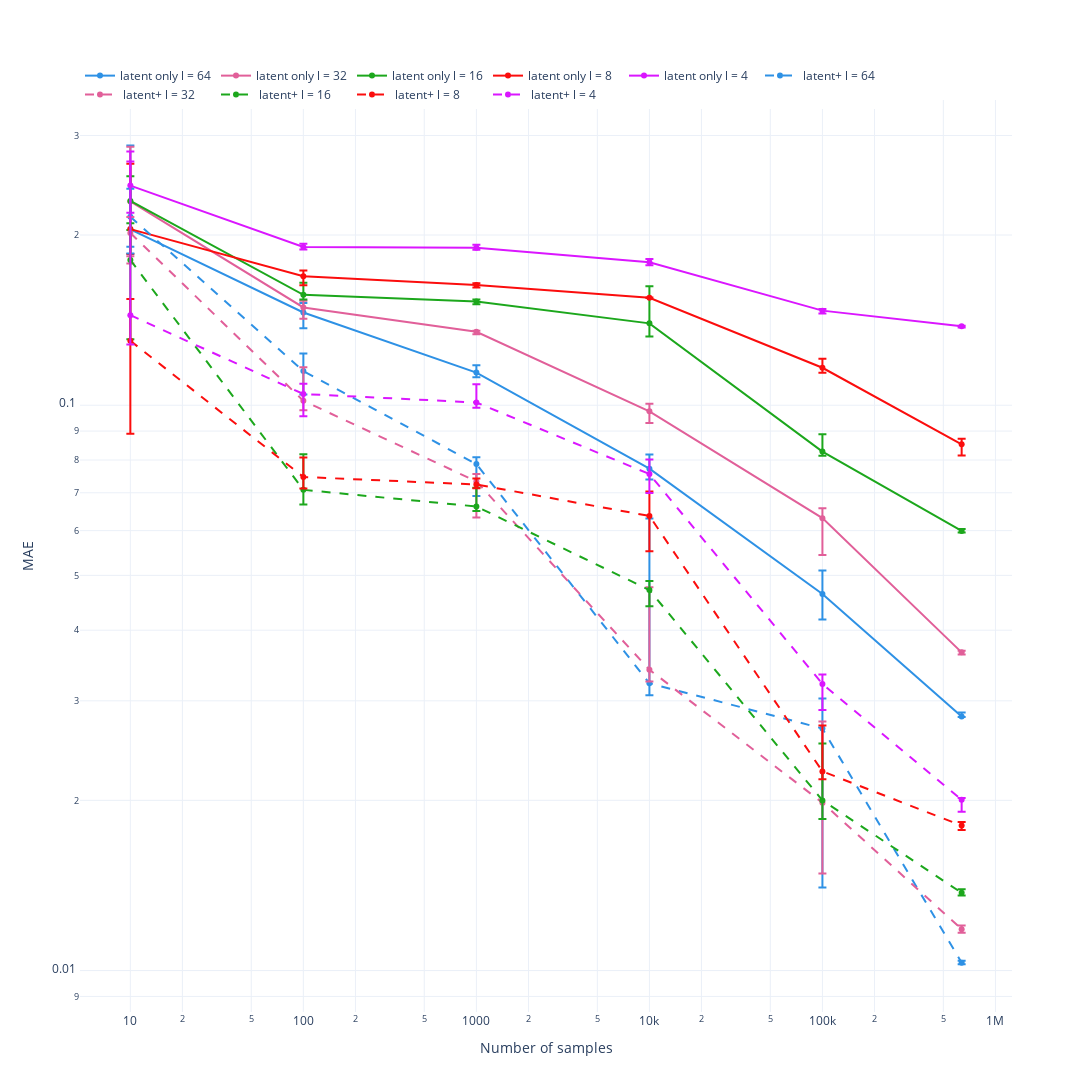

The cell this chart's notebook holds for it:
### Code cell
fig = go.Figure()

for j,i in enumerate([64,32,16,8,4]):

    fig.add_trace(go.Scatter(x = latent_only[latent_only['Latent units'] == i].groupby('N samples').median().reset_index()['N samples'], 
                     y = latent_only[latent_only['Latent units'] == i].groupby('N samples').median().reset_index()['MAE'], 
                             mode = 'markers+lines',
                             name = 'latent only l = ' + str(i),
    #                  log_x = True, 
    #                  log_y=True,
                     error_y=dict(
                        type='data',
                        symmetric=False,
                         array = (latent_only[latent_only['Latent units'] == i].groupby('N samples').max()  - latent_only[latent_only['Latent units'] == i].groupby('N samples').median())['MAE'], 
                         arrayminus = (latent_only[latent_only['Latent units'] == i].groupby('N samples').median() - latent_only[latent_only['Latent units'] == i].groupby('N samples').min())['MAE'],
                     ),
                     line_color = px.colors.qualitative.Dark24[j],
                    ))

for j,i in enumerate([64,32,16,8,4]):

    fig.add_trace(go.Scatter(x = latent_dc_pr_pow[latent_dc_pr_pow['Latent units'] == i].groupby('N samples').median().reset_index()['N samples'], 
                     y = latent_dc_pr_pow[latent_dc_pr_pow['Latent units'] == i].groupby('N samples').median().reset_index()['MAE'], 
                             line_dash = 'dash',
                             mode = 'markers+lines',
                             name = ' latent+ l = ' + str(i),
    #                  log_x = True, 
    #                  log_y=True,
                     error_y=dict(
                        type='data',
                        symmetric=False,
                         array = (latent_dc_pr_pow[latent_dc_pr_pow['Latent units'] == i].groupby('N samples').max()  - latent_dc_pr_pow[latent_dc_pr_pow['Latent units'] == i].groupby('N samples').median())['MAE'], 
                         arrayminus = (latent_dc_pr_pow[latent_dc_pr_pow['Latent units'] == i].groupby('N samples').median() - latent_dc_pr_pow[latent_dc_pr_pow['Latent units'] == i].groupby('N samples').min())['MAE'],
                     ),
                     line_color = px.colors.qualitative.Dark24[j],
                    ))
    
# fig.add_trace(go.Scatter(x = [10, 637801], 
#                      y = [error_estimate, error_estimate], 
# #                              line_dash = 'dash',
#                              mode = 'lines',
#                              name = 'Measurement error',
#     #                  log_x = True, 
#     #                  log_y=True,
# #                      error_y=dict(
# #                         type='data',
# #                         symmetric=False,
# #                          array = (latent_dc_pr_pow[latent_dc_pr_pow['Latent units'] == i].groupby('N samples').max()  - latent_dc_pr_pow[latent_dc_pr_pow['Latent units'] == i].groupby('N samples').median())['MSE'], 
# #                          arrayminus = (latent_dc_pr_pow[latent_dc_pr_pow['Latent units'] == i].groupby('N samples').median() - latent_dc_pr_pow[latent_dc_pr_pow['Latent units'] == i].groupby('N samples').min())['MSE'],
# #                      ),
#                      line_color = px.colors.qualitative.Dark24[j+1],
#                     ))


# fig.add_trace(go.Scatter(x = size_sweep_frame_power_pressure.groupby('N samples').median().reset_index()['N samples'], 
#                  y = size_sweep_frame_power_pressure.groupby('N samples').median().reset_index()['MSE'], 
#                          mode = 'markers',
#                          name = 'Latent+Pressure+RF Power',
# #                  log_x = True, 
# #                  log_y=True,
#                  error_y=dict(
#                     type='data',
#                     symmetric=False,
#                      array = (size_sweep_frame_power_pressure.groupby('N samples').max()  - size_sweep_frame_power_pressure.groupby('N samples').median())['MSE'], 
#                      arrayminus = (size_sweep_frame_power_pressure.groupby('N samples').median() - size_sweep_frame_power_pressure.groupby('N samples').min())['MSE'],
#                  )
# #                  line_color = px.colors.qualitative.Dark24[0]
#                 ))

fig.update_xaxes(type="log", title = 'Number of samples')
fig.update_yaxes(type="log", title = 'MAE')

fig.update_layout(template = 'plotly_white', width = 1200, height = 1200, legend=dict(
    orientation="h",
    yanchor="bottom",
    y=0.99,
    xanchor="left",
    x=-0.00,
))
# fig = px.scatter(y = [y_train, y_test])
fig.show()

fig.write_image("images/dc_bias_predictions.png")
fig.write_image("images/dc_bias_predictions.svg")
fig.write_image("images/dc_bias_predictions.eps")

# fig.update_layout(marker=dict(color='green', size=4))

# fig2 = px.scatter(size_sweep_frame_power_pressure.groupby('N samples').median().reset_index(), 
#                  x = 'N samples', 
#                  y = 'MSE', 
#                  log_x = True, 
#                  log_y=True,
#                  error_y = (size_sweep_frame_power_pressure.groupby('N samples').max()  - size_sweep_frame_power_pressure.groupby('N samples').median())['MSE'], 
#                  error_y_minus = (size_sweep_frame_power_pressure.groupby('N samples').median() - size_sweep_frame_power_pressure.groupby('N samples').min())['MSE'],
# #                  line_color = px.colors.qualitative.Dark24[1]
#                 )

# fig.add_trace(fig2.data[0])

# fig.update_layout(showlegend = True, legend_title_text='Trend')



# fig.show('notebook')

### Figure 1 — Plotly figure (JSON) as saved in the notebook; plotly's stock layout.template omitted (floating-point values rounded to 4 significant figures)
{"data": [{"error_y": {"array": [0.08322, 0.005785, 0.00347, 0.004617, 0.00467, 0.0004486], "arrayminus": [0.01392, 0.009108, 0.002108, 0.003349, 0.004572, 6.848e-05], "symmetric": false, "type": "data"}, "line": {"color": "#2E91E5"}, "mode": "markers+lines", "name": "latent only l = 64", "type": "scatter", "x": [10, 100, 1000, 10000, 100000, 637801], "y": [0.2047, 0.1459, 0.1142, 0.07722, 0.04636, 0.02816]}, {"error_y": {"array": [0.05709, 0.004061, 0.0005132, 0.00303, 0.002624, 0.0002327], "arrayminus": [0.046, 0.006756, 0.00135, 0.004503, 0.008809, 0.0003013], "symmetric": false, "type": "data"}, "line": {"color": "#E15F99"}, "mode": "markers+lines", "name": "latent only l = 32", "type": "scatter", "x": [10, 100, 1000, 10000, 100000, 637801], "y": [0.2294, 0.1489, 0.1349, 0.09754, 0.06314, 0.03655]}, {"error_y": {"array": [0.02434, 0.007932, 0.001135, 0.02282, 0.006013, 0.0004963], "arrayminus": [0.02565, 0.002863, 0.001782, 0.007303, 0.001413, 0.0004128], "symmetric": false, "type": "data"}, "line": {"color": "#1CA71C"}, "mode": "markers+lines", "name": "latent only l = 16", "type": "scatter", "x": [10, 100, 1000, 10000, 100000, 637801], "y": [0.2298, 0.1568, 0.1526, 0.1396, 0.0828, 0.05993]}, {"error_y": {"array": [0.06254, 0.004025, 0.001137, 0.0001965, 0.00435, 0.002011], "arrayminus": [0.01982, 0.006096, 0.00158, 0.0001554, 0.002325, 0.003746], "symmetric": false, "type": "data"}, "line": {"color": "#FB0D0D"}, "mode": "markers+lines", "name": "latent only l = 8", "type": "scatter", "x": [10, 100, 1000, 10000, 100000, 637801], "y": [0.2049, 0.1691, 0.1631, 0.1549, 0.1165, 0.08527]}, {"error_y": {"array": [0.02515, 0.002509, 0.002247, 0.002313, 0.0009902, 0.0003176], "arrayminus": [0.02557, 0.002085, 0.001514, 0.002137, 0.001711, 0.0006844], "symmetric": false, "type": "data"}, "line": {"color": "#DA16FF"}, "mode": "markers+lines", "name": "latent only l = 4", "type": "scatter", "x": [10, 100, 1000, 10000, 100000, 637801], "y": [0.2446, 0.1905, 0.1899, 0.1791, 0.147, 0.1379]}, {"error_y": {"array": [0.02584, 0.008531, 0.002225, 0.03084, 0.003469, 8.208e-05], "arrayminus": [0.03011, 0.0104, 0.009619, 0.001542, 0.01278, 6.955e-05], "symmetric": false, "type": "data"}, "line": {"color": "#2E91E5", "dash": "dash"}, "mode": "markers+lines", "name": " latent+ l = 64", "type": "scatter", "x": [10, 100, 1000, 10000, 100000, 637801], "y": [0.2155, 0.1149, 0.07869, 0.03222, 0.0268, 0.01033]}, {"error_y": {"array": [0.01357, 0.01491, 0.002273, 0.01359, 0.007767, 0.0001743], "arrayminus": [0.02359, 0.003882, 0.01002, 0.001597, 0.004966, 0.0001784], "symmetric": false, "type": "data"}, "line": {"color": "#E15F99", "dash": "dash"}, "mode": "markers+lines", "name": " latent+ l = 32", "type": "scatter", "x": [10, 100, 1000, 10000, 100000, 637801], "y": [0.2017, 0.1018, 0.07333, 0.03406, 0.01981, 0.01184]}, {"error_y": {"array": [0.02911, 0.01105, 0.005223, 0.001748, 0.005207, 0.0001953], "arrayminus": [0.04984, 0.004073, 0.001222, 0.003035, 0.001453, 0.0001452], "symmetric": false, "type": "data"}, "line": {"color": "#1CA71C", "dash": "dash"}, "mode": "markers+lines", "name": " latent+ l = 16", "type": "scatter", "x": [10, 100, 1000, 10000, 100000, 637801], "y": [0.1807, 0.07084, 0.0662, 0.04712, 0.02, 0.01372]}, {"error_y": {"array": [0.02411, 0.006136, 0.001803, 0.006694, 0.004631, 0.0002629], "arrayminus": [0.041, 0.003432, 0.001103, 0.008547, 0.0007011, 0.0003157], "symmetric": false, "type": "data"}, "line": {"color": "#FB0D0D", "dash": "dash"}, "mode": "markers+lines", "name": " latent+ l = 8", "type": "scatter", "x": [10, 100, 1000, 10000, 100000, 637801], "y": [0.13, 0.07465, 0.07241, 0.06371, 0.02251, 0.01805]}, {"error_y": {"array": [0.1367, 0.004441, 0.007807, 0.00458, 0.001248, 0.0001634], "arrayminus": [0.01628, 0.009035, 0.00217, 0.005619, 0.003238, 0.0009496], "symmetric": false, "type": "data"}, "line": {"color": "#DA16FF", "dash": "dash"}, "mode": "markers+lines", "name": " latent+ l = 4", "type": "scatter", "x": [10, 100, 1000, 10000, 100000, 637801], "y": [0.1443, 0.1047, 0.1011, 0.07555, 0.03213, 0.02004]}], "layout": {"height": 1200, "legend": {"orientation": "h", "x": 0, "xanchor": "left", "y": 0.99, "yanchor": "bottom"}, "width": 1200, "xaxis": {"title": {"text": "Number of samples"}, "type": "log"}, "yaxis": {"title": {"text": "MAE"}, "type": "log"}}}
